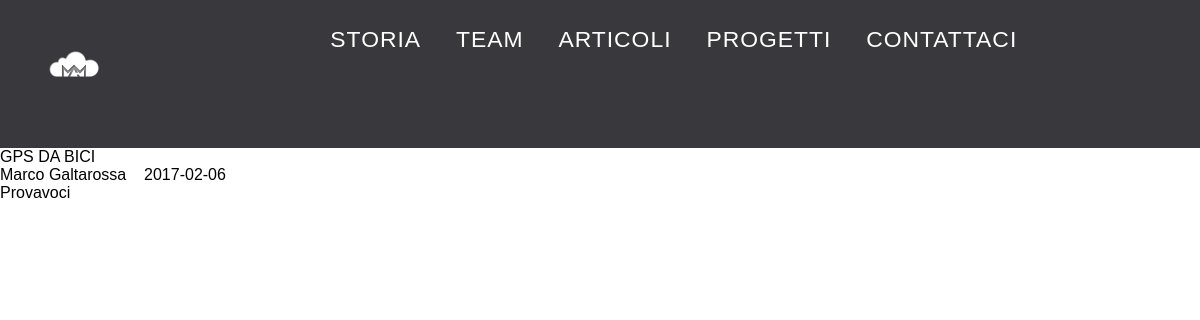
The app's page /gestionearticoli.php?id=1, older data.
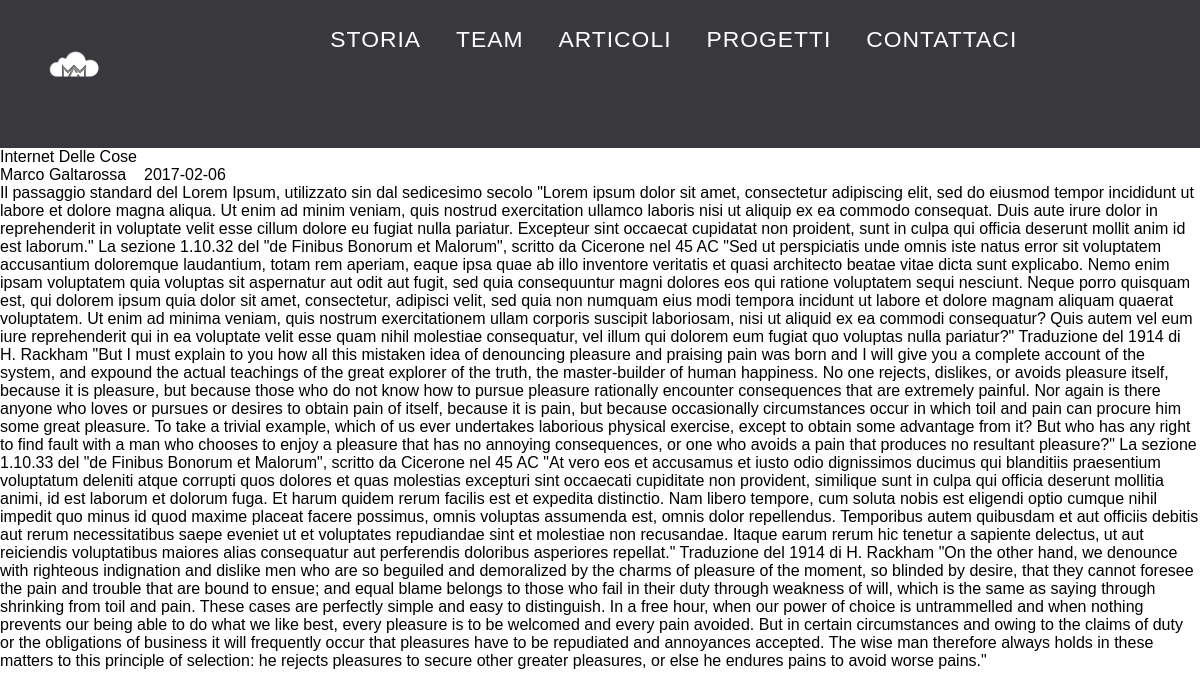
The same page, newer data.
### tables this page shows
CREATE TABLE `immagini` (
  `id` int(11) NOT NULL,
  `alt` varchar(50) NOT NULL,
  `src` varchar(50) NOT NULL,
  `title` varchar(50) NOT NULL,
  `href` varchar(50) NOT NULL,
  `titolo` varchar(250) DEFAULT NULL,
  `autore` varchar(50) DEFAULT NULL,
  `data` date DEFAULT NULL,
  `testo` text NOT NULL
);

### gestionearticoli.php (the view, shortened to what this page needs)
<div class="boxletturaarticoli">
		<div class="holderletturaarticolo">
			<?php
				$id=$_GET['id'];
		         $query = mysql_query("select * from immagini where id=$id ");
				$ris = mysql_fetch_array($query);
				if($ris['id']= $id){
					echo" <p class=\"the-title\"> $ris[titolo] </p>
						  <div class=\"author\">$ris[autore] &nbsp&nbsp $ris[data]</div>";
				}
			?>
		</div>
</div>
<div class="estest">
	<div class="boxesternoarticolotesto">
		<div class="boxarticolotesto">
			<div class="boxarticolotesto">
				<?php
					$query = mysql_query("select testo from immagini");
					$ris = mysql_fetch_array($query);
					echo" <div class=\"articolotesto\"> $ris[testo] </div>";
				?>
			</div>
		</div>
	</div>
</div>

Row changes from the older to the newer data that the page shows:
changed immagini "Marco Galtarossa": titolo "GPS DA BICI" → "Internet Delle Cose"
Text that changed along with them:
$ris[testo]: "Provavoci" → "Il passaggio standard del Lorem Ipsum, utilizzato sin dal sedicesimo secolo \"Lorem ipsum dolor sit amet, consectetur adipiscing elit, sed do eiusmod tempor incididunt ut labore et dolore magna aliqua. Ut enim ad minim veniam, quis nostrud exercitation ullamco laboris nisi ut aliquip ex ea commodo consequat. Duis aute irure dolor in reprehenderit in voluptate velit esse cillum dolore eu fugiat nulla pariatur. Excepteur sint occaecat cupidatat non proident, sunt in culpa qui officia deserunt mollit anim id est laborum.\" La sezione 1.10.32 del \"de Finibus Bonorum et Malorum\", scritto da Cicerone nel 45 AC \"Sed ut perspiciatis unde omnis iste natus error sit voluptatem accusantium doloremque…"
